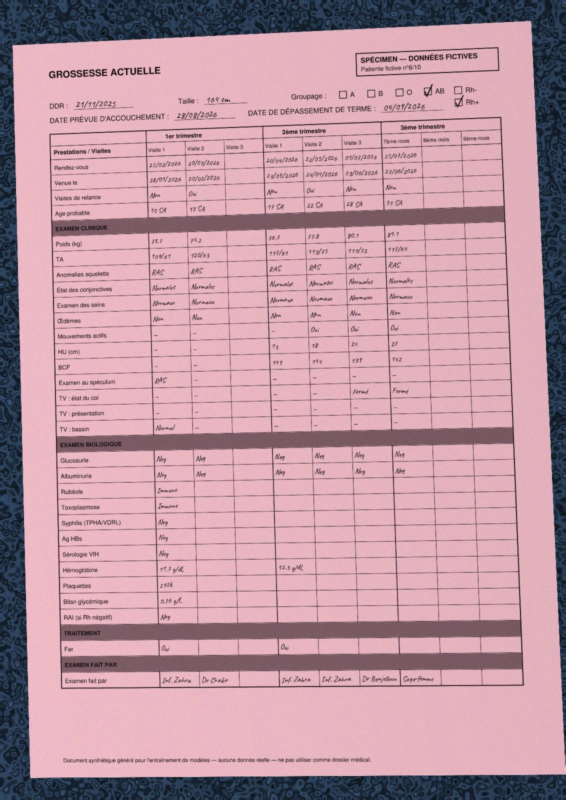
#> input picture dayone-participants/work/strat15/app/testdata/p3_grossesse.jpg, 1131 x 1600 px (shown at 1/2 size)
$ python -i quality_gate.py   (imports and definitions only)   (older library calls are emulated)
#> lines starting #> are read from the running program, lines starting #| are printed output that depends on the picture; after the words box and inside, x2 and y2 are one past the last pixel; in counts of white or black regions, pixels touching at a corner belong together
### dayone-participants/work/strat5/vocab.py
"""Strategy 5: value vocabularies (FR / EN / AR), per-field value sampler and normalisation.

* `FIELD_KIND[(page_type, key)]` is inferred from the ground truth values (date, bp, number+unit…),
  with explicit rules for cells never filled in the specimen.
* `sample_value(kind, rng, lang)` draws a plausible value as it would be written.
* `canonical(value)` maps any language / digit system to a canonical comparable form (used by the
  evaluation and by the post-processing).
"""
from __future__ import annotations

import collections
import json
import re
import sys
import unicodedata
from pathlib import Path

sys.path.insert(0, str(Path(__file__).resolve().parents[1] / "shared"))
from common import GT_DIR  # noqa: E402

AR_DIGITS = "٠١٢٣٤٥٦٧٨٩"
FA_DIGITS = "۰۱۲۳۴۵۶۷۸۹"
DIGIT_MAP = {ord(a): str(i) for i, a in enumerate(AR_DIGITS)} | {ord(a): str(i) for i, a in enumerate(FA_DIGITS)}

# canonical code -> written variants (FR first)
ENUMS = {
    "RAS": ["RAS", "R.A.S", "NAD", "Nothing to report", "لا شيء"],
    "NEG": ["Neg", "Négatif", "Negative", "Neg.", "سلبي"],
    "POS": ["Pos +", "Positif", "Positive", "Pos", "إيجابي"],
    "NORMALES": ["Normales", "Normal", "طبيعية"],
    "NORMAUX": ["Normaux", "Normal", "طبيعي"],
    "NORMAL": ["Normal", "Normale", "Normal", "طبيعي"],
    "NON": ["Non", "No", "لا"],
    "OUI": ["Oui", "Yes", "نعم"],
    "FERME": ["Fermé", "Closed", "مغلق"],
    "CEPHALIQUE": ["Céphalique", "Cephalic", "رأسي"],
    "SIEGE": ["Siège", "Breech", "مقعدي"],
    "IMMUNE": ["Immune", "Immune", "ممنعة"],
    "NON_IMMUNE": ["Non immune", "Not immune", "غير ممنعة"],
    "AUCUN": ["Aucun", "None", "لا يوجد"],
    "AUCUNE": ["Aucune", "None", "لا يوجد"],
    "NEANT": ["Néant", "None", "لا شيء"],
    "VOIE_BASSE": ["Voie basse", "Vaginal", "ولادة طبيعية"],
    "CESARIENNE": ["Césarienne", "Caesarean", "قيصرية"],
    "MATERNITE": ["Maternité", "Maternity", "دار الولادة"],
    "DOMICILE": ["Domicile", "Home", "المنزل"],
    "PALES": ["Pâles", "Pale", "شاحبة"],
    "PROPRE": ["Propre", "Clean", "نظيفة"],
    "PROPRE_SECHE": ["Propre, sèche", "Clean, dry", "نظيفة وجافة"],
    "CYCLES_REGULIERS": ["Cycles réguliers", "Regular cycles", "دورة منتظمة"],
    "MERE": ["Mère", "Mother", "الأم"],
    "PERE": ["Père", "Father", "الأب"],
    "ONCLE": ["Oncle", "Uncle", "العم"],
    "TANTE": ["Tante", "Aunt", "العمة"],
    "NON_FAIT": ["Non fait", "Not done", "لم يجر"],
    "LYCEE": ["Lycée", "High school", "ثانوي"],
    "COLLEGE": ["Collège", "Middle school", "إعدادي"],
    "SUPERIEUR": ["Supérieur", "University", "جامعي"],
    "PRIMAIRE": ["Primaire", "Primary", "ابتدائي"],
    "F": ["F", "Fille", "Female", "أنثى"],
    "M": ["M", "Garçon", "Male", "ذكر"],
    "ASTHME_LEGER": ["Asthme léger", "Mild asthma", "ربو خفيف"],
    "APPENDICECTOMIE": ["Appendicectomie", "Appendectomy", "استئصال الزائدة"],
    "SFA": ["SFA", "Fetal distress", "ضائقة جنينية"],
    "SOUFFRANCE_FOETALE": ["Souffrance fœtale", "Fetal distress", "ضائقة جنينية"],
    "UTERUS_CICATRICIEL": ["Utérus cicatriciel", "Scarred uterus", "رحم مندب"],
    "PREECLAMPSIE_SEVERE": ["Pré-éclampsie sévère", "Severe pre-eclampsia", "تسمم حمل شديد"],
    "POURSUIVRE_AE": ["Poursuivre l'allaitement exclusif", "Continue exclusive breastfeeding", "متابعة الرضاعة الطبيعية الحصرية"],
    "DISCUTER_MARI": ["Souhaite en discuter avec son mari", "Wants to discuss with husband", "تريد مناقشة الأمر مع زوجها"],
}
UNITS = {  # canonical unit -> variants
    "g": ["g", "g", "غ"], "cm": ["cm", "cm", "سم"], "kg": ["kg", "kg", "كغ"], "SA": ["SA", "wks", "أسبوع"],
    "g/dL": ["g/dL", "g/dL", "غ/دل"], "g/L": ["g/L", "g/L", "غ/ل"], "°C": ["°C", "°C", "°C"],
    "jours": ["jours", "days", "أيام"], "k": ["k", "k", "k"],
}
VARIANT_TO_CODE = {}
for code, vs in ENUMS.items():
    for v in vs:
        VARIANT_TO_CODE.setdefault(v.lower(), code)
UNIT_TO_CANON = {}
for cu, vs in UNITS.items():
    for v in vs:
        UNIT_TO_CANON.setdefault(v.lower(), cu)

# Official administrative divisions of Morocco (public knowledge, used as field vocabularies)
OFFICIAL_REGIONS = ["Tanger-Tétouan-Al Hoceïma", "L'Oriental", "Oriental", "Fès-Meknès", "Rabat-Salé-Kénitra",
                    "Béni Mellal-Khénifra", "Casablanca-Settat", "Marrakech-Safi", "Drâa-Tafilalet", "Souss-Massa",
                    "Guelmim-Oued Noun", "Laâyoune-Sakia El Hamra", "Dakhla-Oued Ed-Dahab"]
OFFICIAL_PROVINCES = [
    "Tanger-Assilah", "M'diq-Fnideq", "Tétouan", "Fahs-Anjra", "Larache", "Al Hoceïma", "Chefchaouen", "Ouezzane",
    "Oujda-Angad", "Nador", "Driouch", "Jerada", "Berkane", "Taourirt", "Guercif", "Figuig",
    "Fès", "Meknès", "El Hajeb", "Ifrane", "Moulay Yacoub", "Sefrou", "Boulemane", "Taounate", "Taza",
    "Rabat", "Salé", "Skhirate-Témara", "Kénitra", "Khémisset", "Sidi Kacem", "Sidi Slimane",
    "Béni Mellal", "Azilal", "Fquih Ben Salah", "Khénifra", "Khouribga",
    "Casablanca", "Mohammedia", "El Jadida", "Nouaceur", "Médiouna", "Benslimane", "Berrechid", "Settat", "Sidi Bennour",
    "Marrakech", "Chichaoua", "Al Haouz", "El Kelâa des Sraghna", "Essaouira", "Rehamna", "Safi", "Youssoufia",
    "Errachidia", "Ouarzazate", "Midelt", "Tinghir", "Zagora",
    "Agadir Ida-Outanane", "Inezgane-Aït Melloul", "Chtouka-Aït Baha", "Taroudant", "Tiznit", "Tata",
    "Guelmim", "Assa-Zag", "Tan-Tan", "Sidi Ifni", "Laâyoune", "Boujdour", "Tarfaya", "Es-Semara",
    "Oued Ed-Dahab", "Aousserd"]
PLACES = ["Maternité", "CHU", "Hôpital provincial", "Domicile", "CSU", "Clinique privée", "Maison d'accouchement"]
EXAMINERS = ["Dr Benjelloun", "Dr Chakir", "Inf. Zahra", "Sage-femme", "Sage-femme Salima", "Sage-femme Hajar",
             "Dr Alaoui", "Inf. Karima", "Dr Idrissi", "SF Naima", "Dr Bennani", "Inf. Fatima"]
EXAMINERS_AR = ["د. بنجلون", "الممرضة زهرة", "القابلة سليمة", "د. الشكير"]
REGIONS = ["Rabat-Salé-Kénitra", "Fès-Meknès", "Marrakech-Safi", "Béni Mellal-Khénifra", "Souss-Massa",
           "Tanger-Tétouan-Al Hoceïma", "Casablanca-Settat", "Oriental", "Drâa-Tafilalet", "Guelmim-Oued Noun"]
PROVINCES = ["Kénitra", "Meknès", "Al Haouz", "Azilal", "Taroudant", "Chefchaouen", "Ifrane", "Errachidia",
             "Settat", "Berkane", "Tiznit", "Larache", "Ouarzazate", "Khémisset", "Sefrou"]
FACILITIES = ["CSCA Al Wifaq", "CSC Hay Salam", "DR Tahannaout Sud", "CSCA Ait Mhamed", "CSC Al Amal",
              "DR Bni Ahmed", "CSU Al Massira", "CSC Ennour", "DR Oulad Ali", "CSUA Al Qods"]
PROFESSIONS = ["Agricultrice", "Commerçante", "Femme au foyer", "Étudiante", "Couturière", "Employée",
               "Ouvrier", "Fonctionnaire", "Mécanicien", "Chauffeur", "Maçon", "Enseignante", "Infirmière",
               "Housewife", "Farmer", "Teacher", "ربة بيت", "فلاحة", "معلمة"]
FREE_TEXT = ["Fer 2 cp/j", "Vit. D 400 UI/j", "Paracétamol", "Acide folique", "Amoxicilline 1g x2",
             "Cicatrice propre", "Contrôle dans 7 jours", "Revoir à J15", "Allaitement mixte", "Sein droit douloureux",
             "Iron 2 tabs/day", "Follow-up in 1 week", "حديد قرصين يوميا", "مراجعة بعد أسبوع"]


def to_ascii_digits(s: str) -> str:
    return s.translate(DIGIT_MAP)


def strip_accents(s: str) -> str:
    s = s.replace("œ", "oe").replace("Œ", "Oe")
    return "".join(c for c in unicodedata.normalize("NFKD", s) if not unicodedata.combining(c))


# [29 lines left out: function canonical, not called in this run]


# ------------------------------------------------------------------ field kinds
DATE_RE = re.compile(r"^\d{2}/\d{2}/\d{4}$")


# [119 lines left out: functions infer_kinds, classify, _digits, sample_value, not called in this run]


# [6 lines that do not run on import are left out]

### dayone-participants/work/strat2/register.py
"""Strategy 2 (part 2): register a photo of a registry page onto its template.

register(photo_rgb) -> dict(page_type, H (photo->template 3x3), warped (template-frame RGB),
                            score (ECC correlation), type_scores)
Steps: page quad (paper vs background) -> rectify to A4 -> page-type classification by ECC
correlation against the 8 blank templates -> ECC homography refinement (coarse to fine).
"""
from __future__ import annotations

import sys
from functools import lru_cache
from pathlib import Path

import cv2
import numpy as np

sys.path.insert(0, str(Path(__file__).resolve().parents[1] / "shared"))
from common import LOCAL, PAGE_H, PAGE_W  # noqa: E402

TPL_DIR = LOCAL / "templates"


# [26 lines left out: functions ensure_templates, template_gray, _prep, not called in this run]


def order_quad(pts: np.ndarray) -> np.ndarray:
    pts = pts.reshape(4, 2).astype(np.float32)
    s = pts.sum(1); d = np.diff(pts, axis=1).ravel()
    tl, br = pts[np.argmin(s)], pts[np.argmax(s)]
    tr, bl = pts[np.argmin(d)], pts[np.argmax(d)]
    return np.float32([tl, tr, br, bl])


def find_page_quad(img: np.ndarray):
    """Return 4 corners (photo px) of the paper, or None if the page fills the frame."""
    h, w = img.shape[:2]
    sc = 800 / max(h, w)
    small = cv2.resize(img, (int(w * sc), int(h * sc)), interpolation=cv2.INTER_AREA)
    hsv = cv2.cvtColor(small, cv2.COLOR_RGB2HSV)
    v = cv2.GaussianBlur(hsv[..., 2], (7, 7), 0)
    _, m = cv2.threshold(v, 0, 255, cv2.THRESH_BINARY + cv2.THRESH_OTSU)
    m = cv2.morphologyEx(m, cv2.MORPH_CLOSE, np.ones((15, 15), np.uint8))
    m = cv2.morphologyEx(m, cv2.MORPH_OPEN, np.ones((9, 9), np.uint8))
    cnts, _ = cv2.findContours(m, cv2.RETR_EXTERNAL, cv2.CHAIN_APPROX_SIMPLE)
    if not cnts:
        return None
    c = max(cnts, key=cv2.contourArea)
    area = cv2.contourArea(c) / (small.shape[0] * small.shape[1])
    if area < 0.2 or area > 0.97:
        return None
    hull = cv2.convexHull(c)
    peri = cv2.arcLength(hull, True)
    quad = None
    for eps in (0.01, 0.02, 0.03, 0.05):
        ap = cv2.approxPolyDP(hull, eps * peri, True)
        if len(ap) == 4:
            quad = ap
            break
    if quad is None:
        quad = cv2.boxPoints(cv2.minAreaRect(hull))
    return order_quad(np.asarray(quad, np.float32) / sc)


# [9 lines left out: function _ecc, not called in this run]


def _scale_h(H, s):
    S = np.diag([s, s, 1.0]); Si = np.diag([1 / s, 1 / s, 1.0])
    return S @ H @ Si


# [25 lines left out: functions _refine, _coarse_scores, not called in this run]


TWINS = {5: 7, 7: 5, 6: 8, 8: 6}


# [82 lines left out: functions _title_score, _twin_pair, twin_decide, _full_refine, register, not called in this run]


ROTATIONS = (cv2.ROTATE_90_CLOCKWISE, cv2.ROTATE_90_COUNTERCLOCKWISE, cv2.ROTATE_180)


# [16 lines left out: function register_any_orientation, not called in this run]

### dayone-participants/work/strat4/quality_gate.py
"""Strategy 4 (§4.5): on-device quality gate, evaluated against real extraction outcomes.

Replays the exact degraded photos of a run_eval run (same seeds), computes cheap features (the same ones as
the PWA in strategy 15: variance of Laplacian at 600 px, mean brightness, glare fraction, page-quad found /
area), labels a capture "bad" when its filled-field accuracy < 0.6, and reports a depth-2 tree (exportable
as plain rules) with recall of bad captures and false-reject rate.
"""
import json
import sys
from pathlib import Path

import cv2
import numpy as np

W = Path(__file__).resolve().parents[1]
sys.path[:0] = [str(W / s) for s in ("shared", "strat2", "strat4", "strat5")]
from common import GT_DIR, LOCAL, REG  # noqa: E402
from degrade import degrade_page  # noqa: E402
from register import find_page_quad  # noqa: E402
from vocab import canonical  # noqa: E402


def features(rgb):
    h, w = rgb.shape[:2]
    sc = 600 / max(h, w)
    g = cv2.cvtColor(cv2.resize(rgb, (int(w * sc), int(h * sc)), interpolation=cv2.INTER_AREA), cv2.COLOR_RGB2GRAY)
    lap = cv2.Laplacian(g.astype(np.float32), cv2.CV_32F).var()
    q = find_page_quad(rgb)
    area = cv2.contourArea(q) / (h * w) if q is not None else 1.0
    return dict(var_lap=float(lap), mean=float(g.mean()), p5=float(np.percentile(g, 5)),
                glare=float((rgb.min(2) > 245).mean()), quad_area=float(area))


# [36 lines left out: functions page_acc, main, not called in this run]


# [2 lines not run here, left out]

>>> import cv2
>>> picture = cv2.cvtColor(cv2.imread('../strat15/app/testdata/p3_grossesse.jpg'), cv2.COLOR_BGR2RGB)
>>> result = features(picture)
#> in features, `g = cv2.cvtColor(cv2.resize(rgb, (int(w * sc), int(h * sc)), interpola..`:
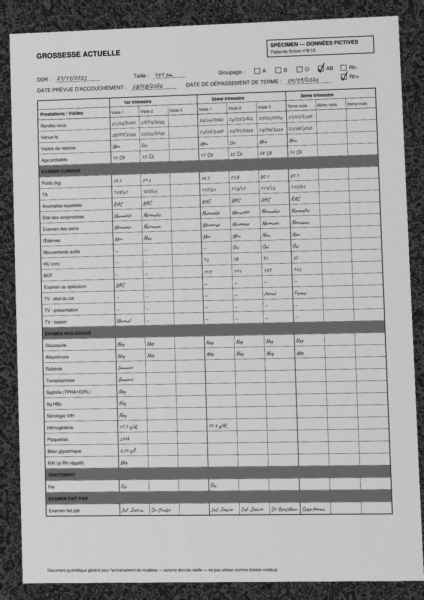
#> g: shape (600, 424); min 14, max 207, mean 164.1
#> in features, `lap = cv2.Laplacian(g.astype(np.float32), cv2.CV_32F).var()`: lap = 1135.8
#> in find_page_quad, `small = cv2.resize(img, (int(w * sc), int(h * sc)), interpolation=cv2...`:
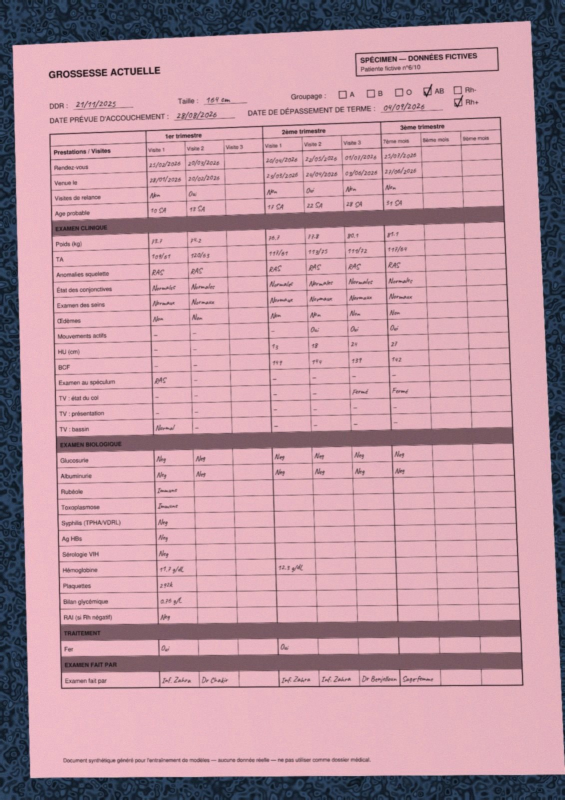
#> small: shape (800, 565, 3); mean R, G, B 190.4, 150.9, 162.9
#> in find_page_quad, `hsv = cv2.cvtColor(small, cv2.COLOR_RGB2HSV)`: hsv: shape (800, 565, 3); mean H, S, V 164.4, 67.3, 195
#> in find_page_quad, `v = cv2.GaussianBlur(hsv[..., 2], (7, 7), 0)`:
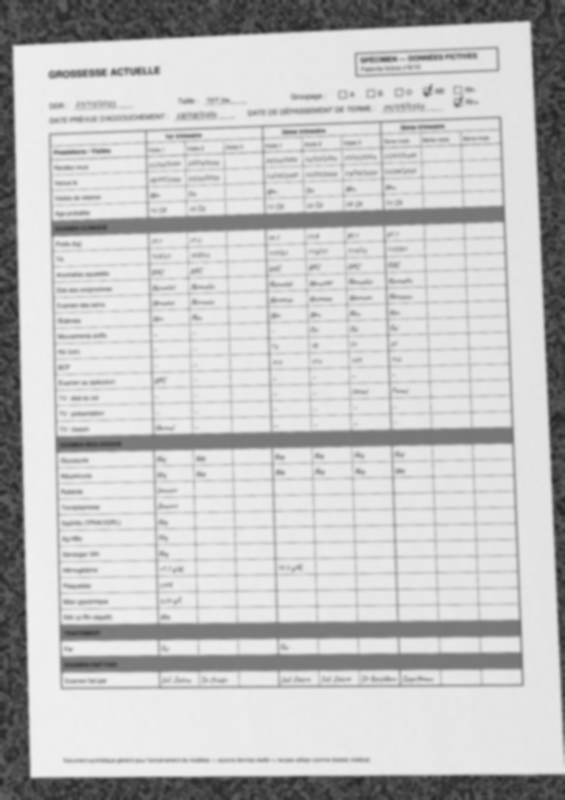
#> v: shape (800, 565); min 37, max 241, mean 195
#> in find_page_quad, `_, m = cv2.threshold(v, 0, 255, cv2.THRESH_BINARY + cv2.THRESH_OTSU)`:
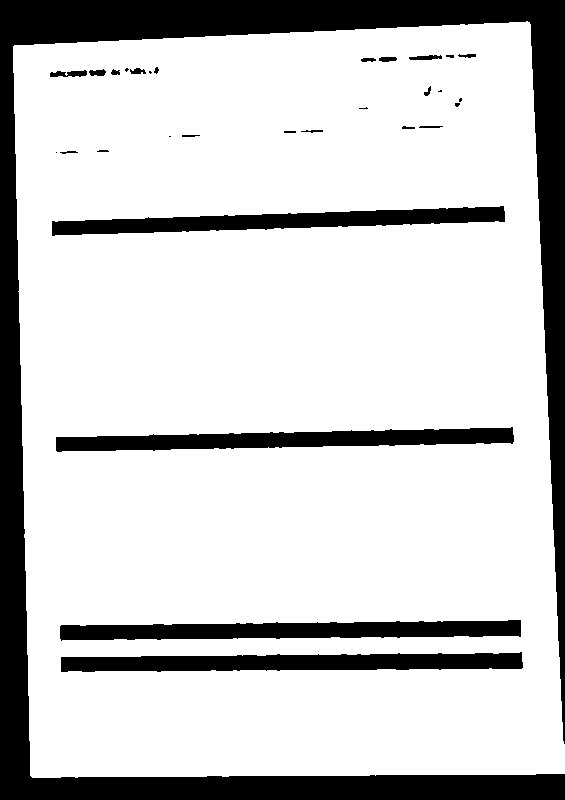
#> m: shape (800, 565); 80.2% white; 31 black regions (8 under 20 px), largest, box (x1, y1, x2, y2) and area: (0, 0, 565, 800) 61059, (61, 652, 523, 672) 6935, (60, 620, 521, 641) 6926
#> in find_page_quad, `m = cv2.morphologyEx(m, cv2.MORPH_CLOSE, np.ones((15, 15), np.uint8))`:
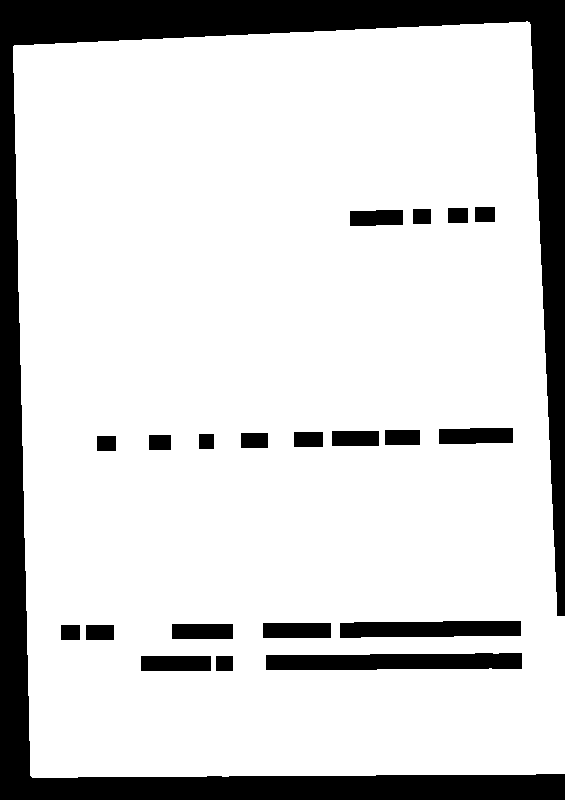
#> m: shape (800, 565); 83% white; 21 black regions, largest, box (x1, y1, x2, y2) and area: (0, 0, 565, 800) 60448, (266, 653, 522, 670) 3885, (340, 621, 521, 638) 2733
#> in find_page_quad, `m = cv2.morphologyEx(m, cv2.MORPH_OPEN, np.ones((9, 9), np.uint8))`: m: shape (800, 565); 82.9% white; 17 black regions
#> in find_page_quad, `cnts, _ = cv2.findContours(m, cv2.RETR_EXTERNAL, cv2.CHAIN_APPROX_SIMP..`: cnts = 1 contour; box (x1, y1, x2, y2) and area: (13, 22, 565, 778) 390274
#> in find_page_quad, `c = max(cnts, key=cv2.contourArea)`: c = contour of 151 points, box (x1, y1, x2, y2) (13, 22, 565, 778), area 390274
#> in find_page_quad, `area = cv2.contourArea(c) / (small.shape[0] * small.shape[1])`: area = 0.863
#> in find_page_quad, `hull = cv2.convexHull(c)`: hull = contour of 19 points, box (x1, y1, x2, y2) (13, 22, 565, 778), area 393583
#> in find_page_quad, `peri = cv2.arcLength(hull, True)`: peri = 2533.2
#> the loop in find_page_quad, `for eps in (0.01, 0.02, 0.03, 0.05):` made 1 pass
#> quad on pass 1: [[529, 22], [564, 773], [32, 777], [13, 46]]
#> in order_quad, `pts = pts.reshape(4, 2).astype(np.float32)`: pts = [[1058, 44], [1128, 1546], [64, 1554], [26, 92]]
#> in order_quad, `s = pts.sum(1)`: s = [1102, 2674, 1618, 118]
#> in order_quad, `d = np.diff(pts, axis=1).ravel()`: d = [-1014, 418, 1490, 66]
#> in order_quad, `tl, br = pts[np.argmin(s)], pts[np.argmax(s)]`: tl = [26, 92]; br = [1128, 1546]
#> in order_quad, `tr, bl = pts[np.argmin(d)], pts[np.argmax(d)]`: tr = [1058, 44]; bl = [64, 1554]
#> in features, `q = find_page_quad(rgb)`: q = [[26, 92], [1058, 44], [1128, 1546], [64, 1554]]
#> in features, `area = cv2.contourArea(q) / (h * w) if q is not None else 1.0`: area = 0.859
#> result = {'var_lap': 1135.8, 'mean': 164.1, 'p5': 41, 'glare': 0, 'quad_area': 0.859}

$ run again, on dayone-participants/work/strat15/app/testdata/p4_accouchement.jpg
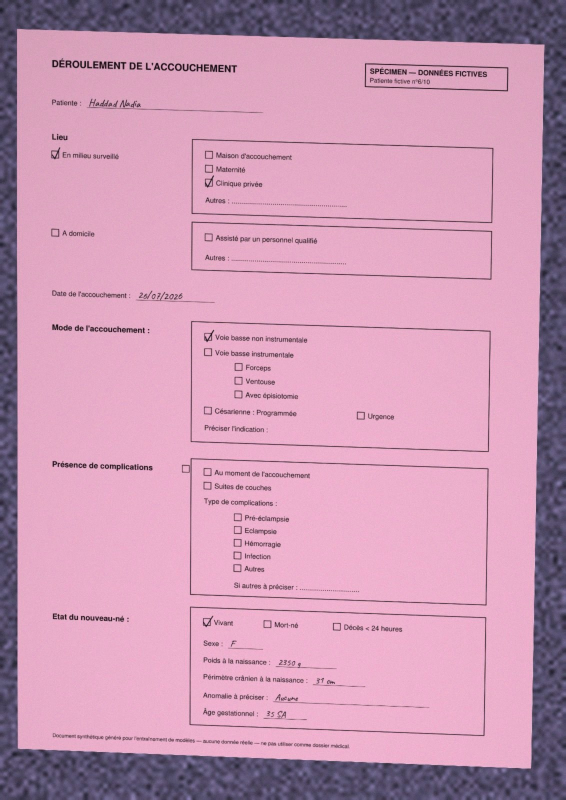
#> input picture dayone-participants/work/strat15/app/testdata/p4_accouchement.jpg, 1131 x 1600 px (shown at 1/2 size)
#> in features, `g = cv2.cvtColor(cv2.resize(rgb, (int(w * sc), int(h * sc)), interpola..`:
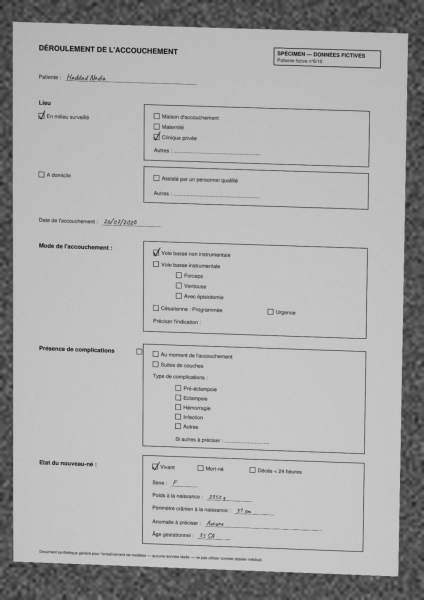
#> g: shape (600, 424); min 21, max 204, mean 170.5
#> lap = 862
#> hsv: shape (800, 565, 3); mean H, S, V 159.5, 66.8, 205.9
#> in find_page_quad, `m = cv2.morphologyEx(m, cv2.MORPH_CLOSE, np.ones((15, 15), np.uint8))`:
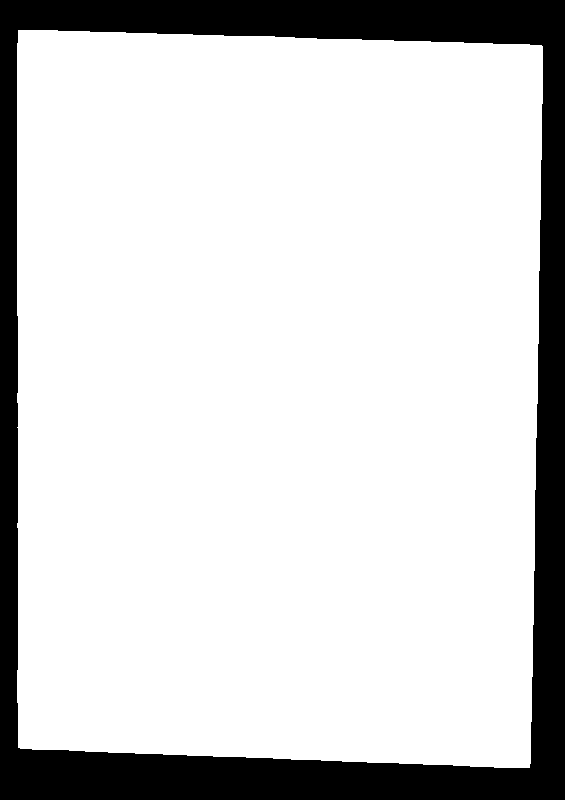
#> m: shape (800, 565); 83% white; 1 black region, box (x1, y1, x2, y2) and area: (0, 0, 565, 800) 76890
#> cnts = 1 contour; box (x1, y1, x2, y2) and area: (17, 30, 543, 768) 373866
#> c = contour of 113 points, box (x1, y1, x2, y2) (17, 30, 543, 768), area 373866
#> in find_page_quad, `area = cv2.contourArea(c) / (small.shape[0] * small.shape[1])`: area = 0.827
#> hull = contour of 21 points, box (x1, y1, x2, y2) (17, 30, 543, 768), area 375282
#> peri = 2474.6
#> the loop in find_page_quad, `for eps in (0.01, 0.02, 0.03, 0.05):` made 1 pass
#> quad on pass 1: [[18, 30], [542, 46], [529, 767], [18, 747]]
#> pts = [[36, 60], [1084, 92], [1058, 1534], [36, 1494]]
#> s = [96, 1176, 2592, 1530]
#> d = [24, -992, 476, 1458]
#> tl = [36, 60]; br = [1058, 1534]
#> tr = [1084, 92]; bl = [36, 1494]
#> q = [[36, 60], [1084, 92], [1058, 1534], [36, 1494]]
#> in features, `area = cv2.contourArea(q) / (h * w) if q is not None else 1.0`: area = 0.823
#> result = {'var_lap': 862, 'mean': 170.5, 'p5': 74, 'glare': 0, 'quad_area': 0.823}
